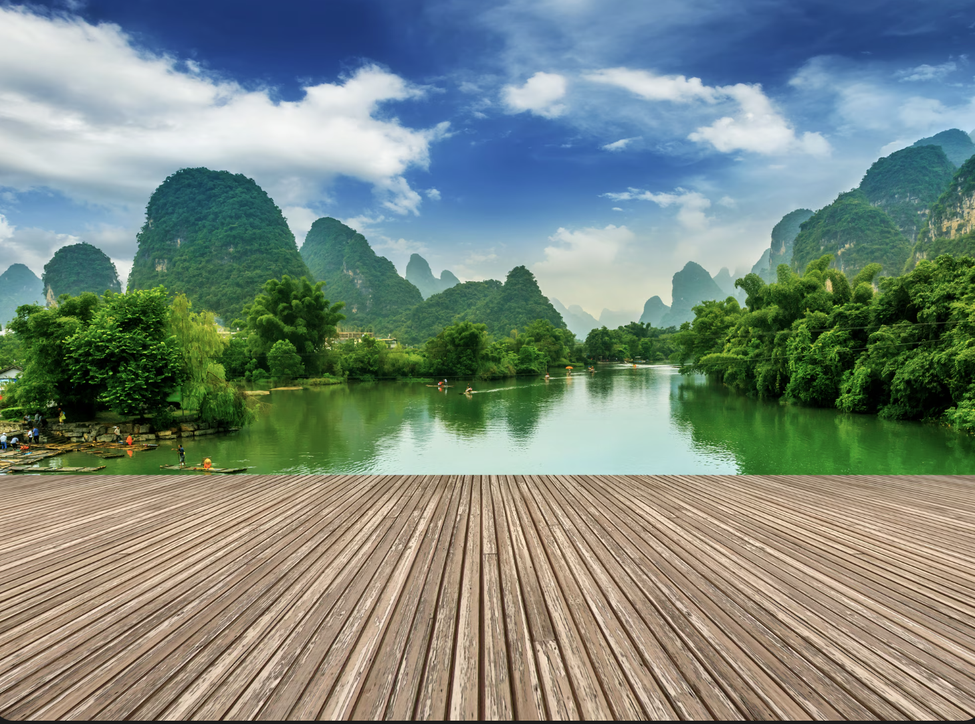
#> input picture Mid/image.png, 975 x 724 px, shrunk from 1458 x 1082 before the run
$ python q13.py
#> lines starting #> are read from the running program, lines starting #| are printed output that depends on the picture
import cv2
import numpy as np
import matplotlib.pyplot as plt

# 1) Read image in grayscale
img = cv2.imread("image.png", cv2.IMREAD_GRAYSCALE)
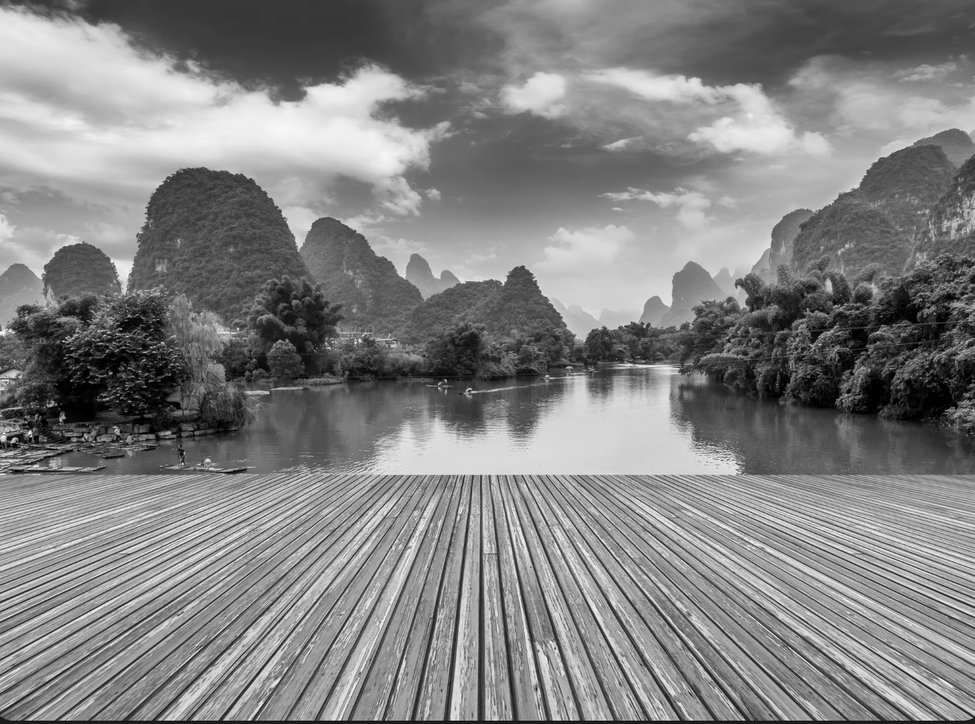
#> img: shape (724, 975); min 0, max 247, mean 130.6
if img is None:
    raise FileNotFoundError("image.png not found in the same folder")

# 2) Histogram Equalization (OpenCV built-in)
eq = cv2.equalizeHist(img)
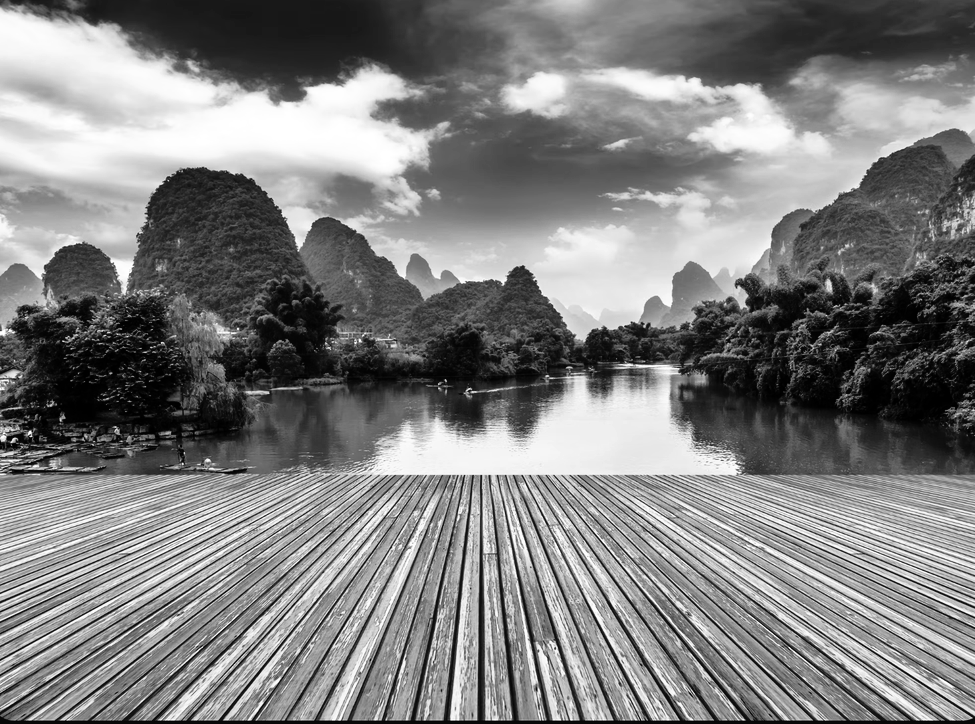
#> eq: shape (724, 975); min 0, max 255, mean 128

# 3) Compute histograms (for showing)
hist_img, _ = np.histogram(img.flatten(), bins=256, range=[0, 256])
#> hist_img = 256 values, max 5095 at index 160, min 0 at index 248, mean 2757.4
hist_eq, _  = np.histogram(eq.flatten(),  bins=256, range=[0, 256])
#> hist_eq = 256 values, max 5095 at index 168, min 0 at index 22, mean 2757.4

# 4) Show images + histograms
plt.figure(figsize=(12, 6))

plt.subplot(2, 2, 1)
plt.imshow(img, cmap="gray")
plt.title("Original Image")
plt.axis("off")

plt.subplot(2, 2, 2)
plt.imshow(eq, cmap="gray")
plt.title("Equalized Image")
plt.axis("off")

plt.subplot(2, 2, 3)
plt.plot(hist_img)
plt.title("Original Histogram")
plt.xlim([0, 255])

plt.subplot(2, 2, 4)
plt.plot(hist_eq)
plt.title("Equalized Histogram")
plt.xlim([0, 255])

plt.tight_layout()

# Save output (so VS Code te window na asleo output pabe)
cv2.imwrite("equalized_output.jpg", eq)
plt.savefig("equalization_result.png", dpi=200)
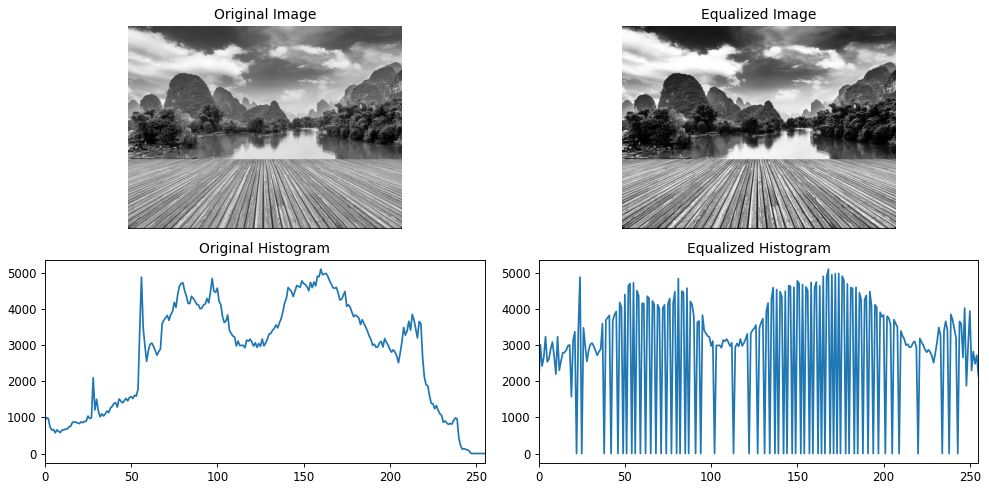
#> figure drawn by matplotlib, 4 panels; panel 3: curve peaks at x = 160, y = 5095; panel 4: curve peaks at x = 168, y = 5095

print("Saved: equalized_output.jpg and equalization_result.png")
plt.show(block=True)

$ run again, with Mid/image.jpg saved as Mid/image.png
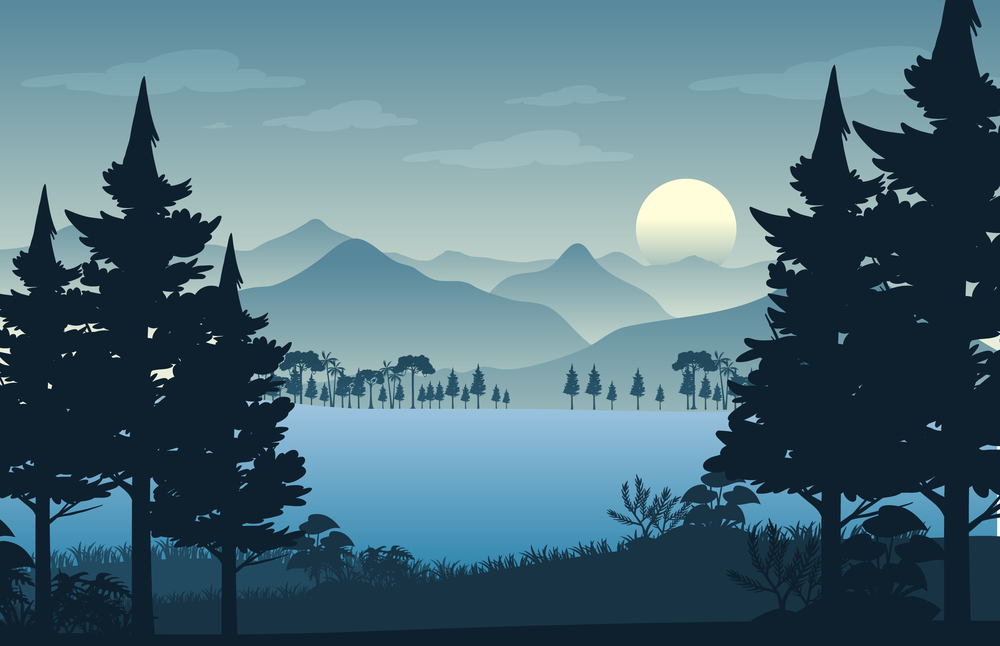
#> input picture Mid/image.jpg, 1000 x 646 px, shrunk from 5865 x 3788 before the run
#> `eq = cv2.equalizeHist(img)`:
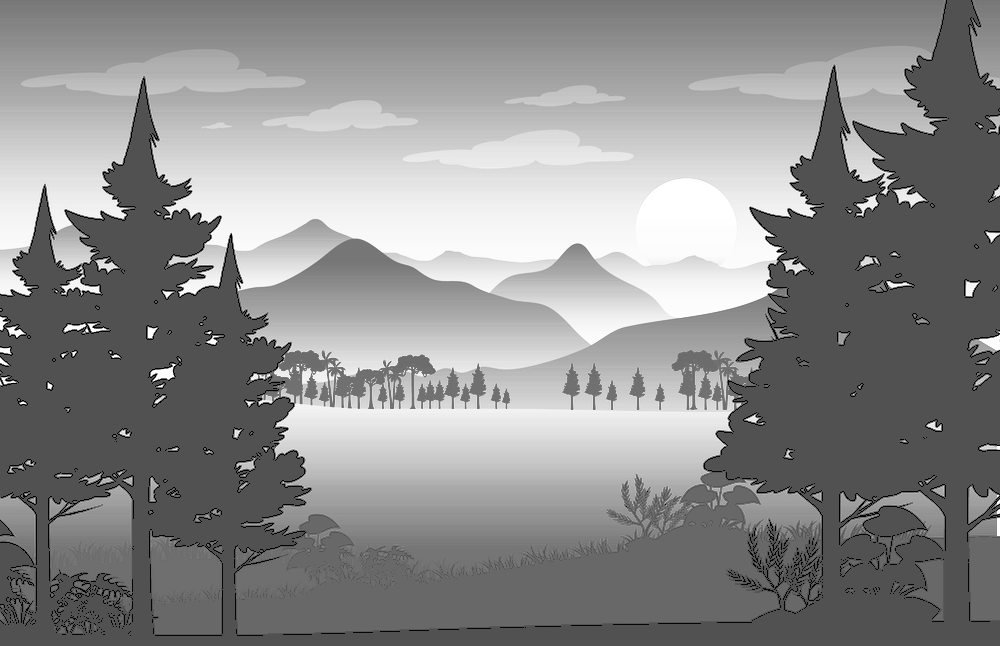
#> eq: shape (646, 1000); min 0, max 255, mean 140.1
#> hist_img = 256 values, max 193994 at index 28, min 0 at index 0, mean 2523.4
#> hist_eq = 256 values, max 193994 at index 81, min 0 at index 4, mean 2523.4
#> `plt.savefig("equalization_result.png", dpi=200)`:
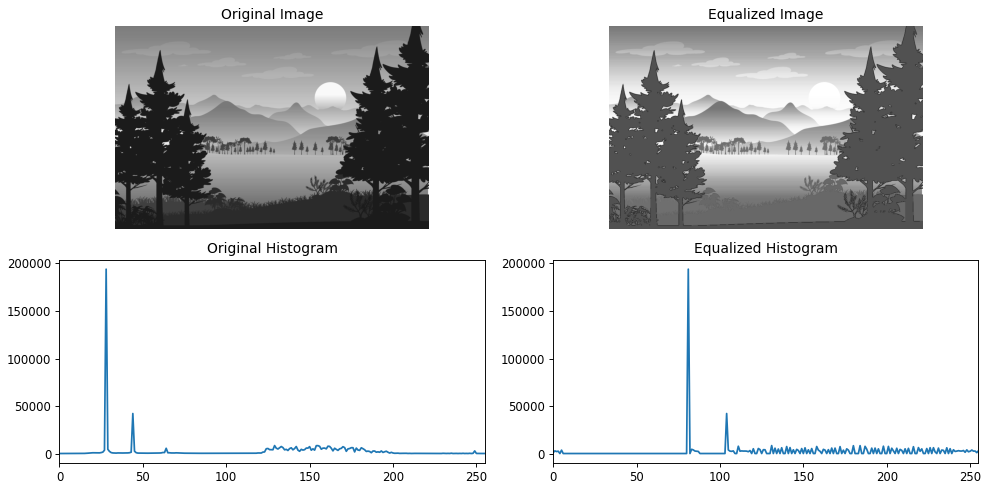
#> figure drawn by matplotlib, 4 panels; panel 3: curve peaks at x = 28, y = 193994; panel 4: curve peaks at x = 81, y = 193994
